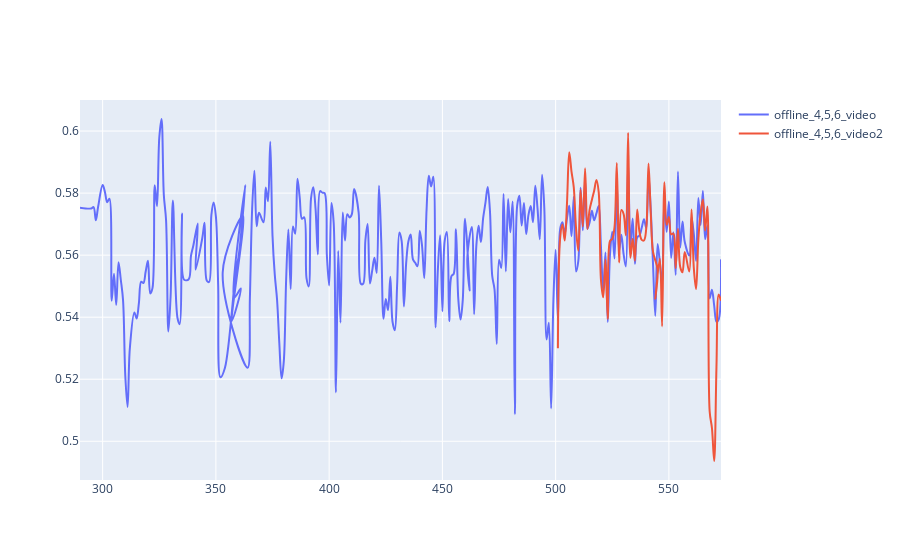

This figure's notebook cell:
### Code cell
show('group/click/time_auc')
